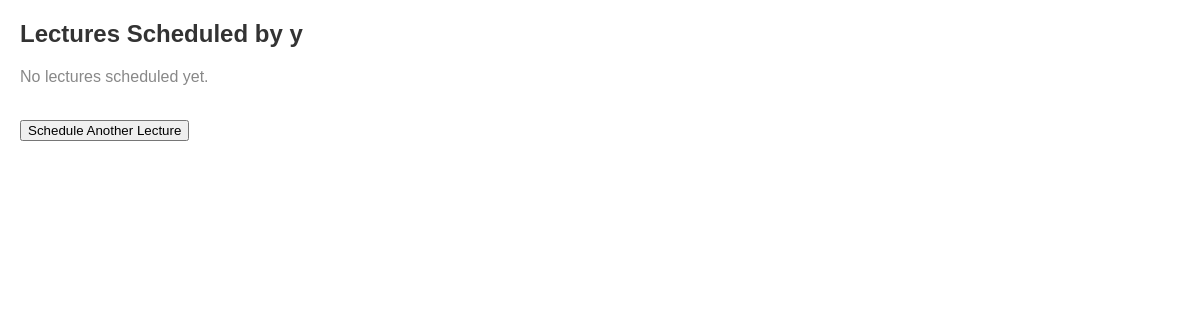
Page /teacher/1/lectures/ on the earlier database version.
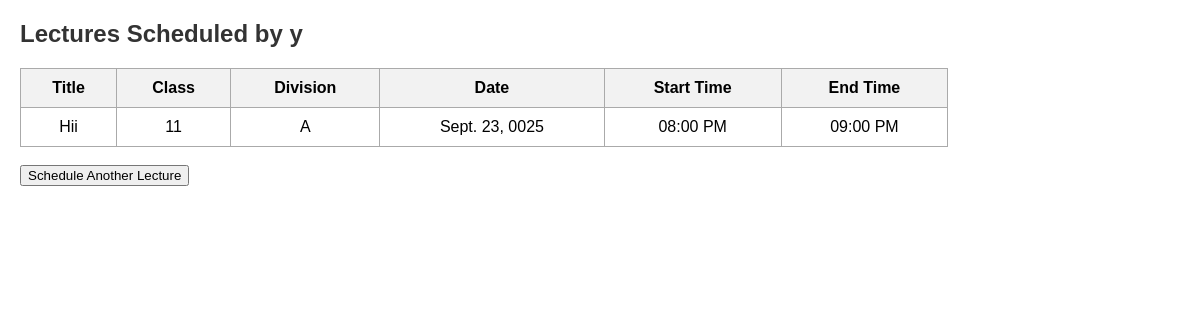
Same page on the later database version.
### teachers/models.py (models this page shows, shortened)
class Teacher(models.Model):
    name = models.CharField(max_length=100)
    division = models.CharField(max_length=10)
    class_name = models.CharField(max_length=50)
    subject = models.CharField(max_length=100)
    email = models.EmailField(unique=True)
    password = models.CharField(max_length=128)   # NEW FIELD

class Lecture(models.Model):
    teacher = models.ForeignKey("Teacher", on_delete=models.CASCADE, related_name="lectures")
    title = models.CharField(max_length=200)
    class_name = models.CharField(max_length=50)
    division = models.CharField(max_length=10)
    date = models.DateField()
    start_time = models.TimeField()
    end_time = models.TimeField()
    duration = models.DurationField(editable=False)  # auto-calculated

### teachers/views.py (the view)
# urls.py: path("teacher/<int:teacher_id>/lectures/", views.teacher_lectures, name="teacher_lectures"),
def teacher_lectures(request, teacher_id):
    teacher = get_object_or_404(Teacher, id=teacher_id)
    lectures = Lecture.objects.filter(teacher=teacher).order_by("date", "start_time")
    return render(request, "teachers/teacher_lectures.html", {
        "teacher": teacher,
        "lectures": lectures
    })

### teachers/templates/teachers/teacher_lectures.html (shortened to what this page needs)
<!DOCTYPE html>
<html>
<head>
</head>
<body>
    <h2>Lectures Scheduled by {{ teacher.name }}</h2>
    {% if lectures %}
        <table>
            <tr>
                <th>Title</th>
                <th>Class</th>
                <th>Division</th>
                <th>Date</th>
                <th>Start Time</th>
                <th>End Time</th>
            </tr>
            {% for lecture in lectures %}
            <tr>
                <td>{{ lecture.title }}</td>
                <td>{{ lecture.class_name }}</td>
                <td>{{ lecture.division }}</td>
                <td>{{ lecture.date }}</td>
                <td>{{ lecture.start_time|time:"h:i A" }}</td>
                <td>{{ lecture.end_time|time:"h:i A" }}</td>
              </tr>
            {% endfor %}
        </table>
    {% else %}
        <p class="no-lectures">No lectures scheduled yet.</p>
    {% endif %}
    <br>
    <a href="{% url 'schedule_lecture' teacher.id %}">
        <button type="button">Schedule Another Lecture</button>
    </a>
</body>
</html>

### teachers/templates/teachers/teacher_lectures.html (style rules this page uses)
body { font-family: Arial, sans-serif; margin: 20px; }
h2 { color: #333; }
table { width: 80%; border-collapse: collapse; margin-top: 15px; }
table, th, td { border: 1px solid #aaa; }
th, td { padding: 10px; text-align: center; }
th { background: #f2f2f2; }

Differences in the rows shown:
added Lecture: title "Hii", class_name "11", division "A", date "Sept. 23, 0025", start_time "08:00 PM", end_time "09:00 PM"
Other differences:
text no longer shown: "No lectures scheduled yet."
text now shown: "Title Class Division Date Start Time End Time"
